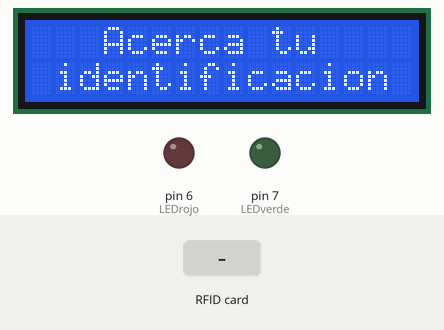
Recording of a sketch running on a simulated Arduino Uno, built with avr-gcc and run on an emulated ATmega328P. Parts: 16×2 character LCD, output pins drawn as LEDs (lit = HIGH). Inputs (shaded band) come from the test bench. Pins used as bus, display or sensor lines are not drawn.

Above: at 2.3 s.
2.4 s: RFID card 29 86 64 23 held to the reader
At 3.6 s:
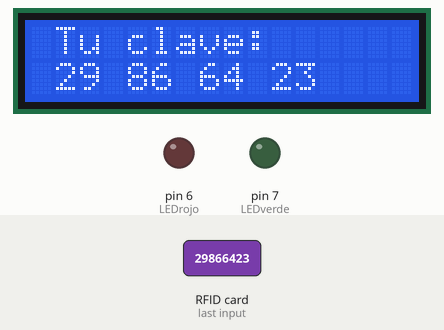
At 6.8 s:
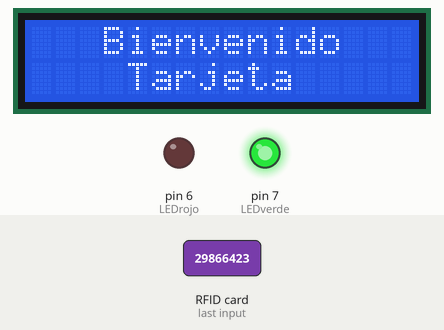
6.9 s: RFID card FC 23 C2 48 held to the reader
At 10.7 s:
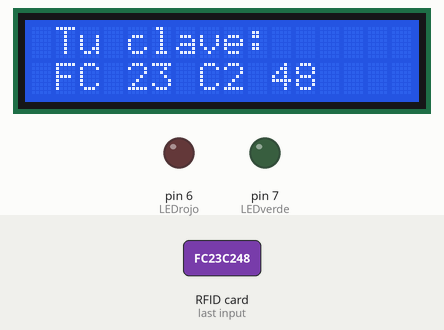
Timing chart, 0 to 17.0 s (numbered marks = the images above; inputs shaded):
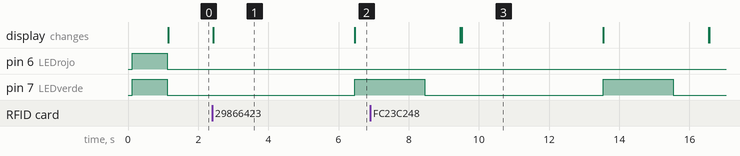

The sketch:

RFID_Con_Pantalla_LCD.ino
```cpp
#include <SPI.h>
#include<MFRC522.h>
#define RST_PIN         9
#define SS_PIN          10
#include <LiquidCrystal_I2C.h>

const int LEDverde = 7;
const int LEDrojo = 6;

MFRC522 RFIDJorge(SS_PIN, RST_PIN);  // Creamos Nuestro RFID
LiquidCrystal_I2C lcd(0x27,16,2); //iniciar lcd con i2c direccion 0x27,

// declaramos los usuarios o claves identificadas
byte ent[4];
byte Tarjeta[4]={0x29, 0x86, 0x64, 0x23}; //0x00 porque son hexadecimales
byte Llavero[4]={0xFC, 0x23, 0xC2, 0x48};  // 0x49 identificado , si usamos --> 0x48 = usuario no identificado

void setup() {
  // put your setup code here, to run once:
  SPI.begin();             //Inicializamos SPI
  RFIDJorge.PCD_Init();
  lcd.init();
  lcd.backlight();
  lcd.clear();

  pinMode(LEDverde,OUTPUT);
  pinMode(LEDrojo,OUTPUT);

        digitalWrite(LEDverde,HIGH);
        digitalWrite(LEDrojo,HIGH);
        delay(1000);
        digitalWrite(LEDverde,LOW);
        digitalWrite(LEDrojo,LOW);
}

void loop() {
  // put your main code here, to run repeatedly:
  lcd.setCursor(3,0);
  lcd.print("Acerca tu ");
  lcd.setCursor(0,1);
  lcd.print(" identificacion");
  lcd.setCursor(0,0);

  if ( ! RFIDJorge.PICC_IsNewCardPresent())
  return;

  if ( ! RFIDJorge.PICC_ReadCardSerial())
  return;

  lcd.clear();
  lcd.setCursor(0,0);
  lcd.print(" Tu clave:");
  lcd.setCursor(0,1);

  for(byte i=0; i<RFIDJorge.uid.size; i++){

    if (RFIDJorge.uid.uidByte[i]<0x10){
       lcd.print(" 0");
      }
      else{
          lcd.print(" ");
        }


    lcd.print(RFIDJorge.uid.uidByte[i],HEX);
    ent[i]=RFIDJorge.uid.uidByte[i];
    }

    delay(4000);
    lcd.clear();
    lcd.setCursor(0,0);

    if(verificarT(ent,Tarjeta)){
    lcd.print("   Bienvenido");
    lcd.setCursor(3,1);
    lcd.print(" Tarjeta");
    digitalWrite(LEDverde,HIGH);
    delay(2000);
    digitalWrite(LEDverde,LOW);
    }

    else if(verificarL(ent,Llavero)){
      lcd.print("   Bienvenido");
      lcd.setCursor(3,1);
      lcd.print(" Llavero");
      digitalWrite(LEDverde,HIGH);
      delay(2000);
      digitalWrite(LEDverde,LOW);
    }
    else {
             lcd.setCursor(1,0);
             lcd.print(" Usuario no ");
             lcd.setCursor(2,1);
             lcd.print("Registrado ");
             lcd.clear();
             lcd.print("NO hay acceso :(");
             digitalWrite(LEDrojo,HIGH);
             delay(2000);
             digitalWrite(LEDrojo,LOW);

    }

    RFIDJorge.PICC_HaltA();
    delay(1000);
    lcd.clear();
  }

  boolean verificarT(byte ent[],byte Tarjeta[])
  {
    for (byte i=0;i<RFIDJorge.uid.size;i++){
    if (ent[i] != Tarjeta[i])
    return(false);
    }
    return (true);
    }

  boolean verificarL(byte ent[],byte Llavero[])
  {
    for (byte i=0;i<RFIDJorge.uid.size;i++){
    if (ent[i] != Llavero[i])
    return(false);
    }
    return (true);
    }

  /* RFID 3.3v
   *
   *  Typical pin layout used:
 * -----------------------------------------------------------------------------------------
 *             MFRC522      Arduino       Arduino   Arduino    Arduino          Arduino
 *             Reader/PCD   Uno/101       Mega      Nano v3    Leonardo/Micro   Pro Micro
 * Signal      Pin          Pin           Pin       Pin        Pin              Pin
 * -----------------------------------------------------------------------------------------
 * RST/Reset   RST          9             5         D9         RESET/ICSP-5     RST
 * SPI SS      SDA(SS)      10            53        D10        10               10
 * SPI MOSI    MOSI         11 / ICSP-4   51        D11        ICSP-4           16
 * SPI MISO    MISO         12 / ICSP-1   50        D12        ICSP-1           14
 * SPI SCK     SCK          13 / ICSP-3   52        D13        ICSP-3           15
 *
 * Para i2C
 * sda=pin a4
 * scl= pin a5
 *  vcc=5v
 */
```

Measured:
- after the input at 2.4 s, pin 7 (LEDverde): LOW → HIGH after 4.1 s; the display: changes at once (image 1)
- after the input at 6.9 s, the display: first differs from a run without the input after 2.6 s (image 3)
- what the display in image 1 shows lasts 4.1 s, from 2.4 s to 6.5 s
